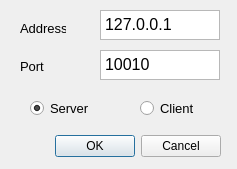
<?xml version="1.0" encoding="UTF-8"?>
<ui version="4.0">
 <class>connSettings</class>
 <widget class="QDialog" name="connSettings">
  <property name="geometry">
   <rect>
    <x>0</x>
    <y>0</y>
    <width>237</width>
    <height>169</height>
   </rect>
  </property>
  <property name="sizePolicy">
   <sizepolicy hsizetype="Fixed" vsizetype="Fixed">
    <horstretch>0</horstretch>
    <verstretch>0</verstretch>
   </sizepolicy>
  </property>
  <property name="windowTitle">
   <string>Dialog</string>
  </property>
  <widget class="QDialogButtonBox" name="buttonBox">
   <property name="geometry">
    <rect>
     <x>50</x>
     <y>130</y>
     <width>171</width>
     <height>32</height>
    </rect>
   </property>
   <property name="orientation">
    <enum>Qt::Horizontal</enum>
   </property>
   <property name="standardButtons">
    <set>QDialogButtonBox::Cancel|QDialogButtonBox::Ok</set>
   </property>
  </widget>
  <widget class="QPlainTextEdit" name="addressText">
   <property name="geometry">
    <rect>
     <x>100</x>
     <y>10</y>
     <width>120</width>
     <height>30</height>
    </rect>
   </property>
   <property name="sizePolicy">
    <sizepolicy hsizetype="Fixed" vsizetype="Fixed">
     <horstretch>0</horstretch>
     <verstretch>0</verstretch>
    </sizepolicy>
   </property>
   <property name="maximumSize">
    <size>
     <width>120</width>
     <height>30</height>
    </size>
   </property>
   <property name="font">
    <font>
     <pointsize>12</pointsize>
    </font>
   </property>
   <property name="verticalScrollBarPolicy">
    <enum>Qt::ScrollBarAlwaysOff</enum>
   </property>
   <property name="horizontalScrollBarPolicy">
    <enum>Qt::ScrollBarAlwaysOff</enum>
   </property>
   <property name="sizeAdjustPolicy">
    <enum>QAbstractScrollArea::AdjustIgnored</enum>
   </property>
   <property name="plainText">
    <string>127.0.0.1</string>
   </property>
  </widget>
  <widget class="QRadioButton" name="serverRadio">
   <property name="geometry">
    <rect>
     <x>30</x>
     <y>100</y>
     <width>82</width>
     <height>17</height>
    </rect>
   </property>
   <property name="font">
    <font>
     <pointsize>10</pointsize>
    </font>
   </property>
   <property name="text">
    <string>Server</string>
   </property>
   <property name="checked">
    <bool>true</bool>
   </property>
  </widget>
  <widget class="QRadioButton" name="clientRadio">
   <property name="geometry">
    <rect>
     <x>140</x>
     <y>100</y>
     <width>82</width>
     <height>17</height>
    </rect>
   </property>
   <property name="font">
    <font>
     <pointsize>10</pointsize>
    </font>
   </property>
   <property name="text">
    <string>Client</string>
   </property>
  </widget>
  <widget class="QLabel" name="label">
   <property name="geometry">
    <rect>
     <x>20</x>
     <y>20</y>
     <width>46</width>
     <height>16</height>
    </rect>
   </property>
   <property name="font">
    <font>
     <pointsize>10</pointsize>
    </font>
   </property>
   <property name="text">
    <string>Address</string>
   </property>
  </widget>
  <widget class="QLabel" name="label_2">
   <property name="geometry">
    <rect>
     <x>20</x>
     <y>60</y>
     <width>47</width>
     <height>13</height>
    </rect>
   </property>
   <property name="font">
    <font>
     <pointsize>10</pointsize>
    </font>
   </property>
   <property name="text">
    <string>Port</string>
   </property>
  </widget>
  <widget class="QPlainTextEdit" name="portText">
   <property name="geometry">
    <rect>
     <x>100</x>
     <y>50</y>
     <width>120</width>
     <height>30</height>
    </rect>
   </property>
   <property name="sizePolicy">
    <sizepolicy hsizetype="Fixed" vsizetype="Fixed">
     <horstretch>0</horstretch>
     <verstretch>0</verstretch>
    </sizepolicy>
   </property>
   <property name="maximumSize">
    <size>
     <width>120</width>
     <height>30</height>
    </size>
   </property>
   <property name="font">
    <font>
     <pointsize>12</pointsize>
    </font>
   </property>
   <property name="verticalScrollBarPolicy">
    <enum>Qt::ScrollBarAlwaysOff</enum>
   </property>
   <property name="horizontalScrollBarPolicy">
    <enum>Qt::ScrollBarAlwaysOff</enum>
   </property>
   <property name="sizeAdjustPolicy">
    <enum>QAbstractScrollArea::AdjustIgnored</enum>
   </property>
   <property name="plainText">
    <string>10010</string>
   </property>
  </widget>
 </widget>
 <resources/>
 <connections>
  <connection>
   <sender>buttonBox</sender>
   <signal>accepted()</signal>
   <receiver>connSettings</receiver>
   <slot>accept()</slot>
   <hints>
    <hint type="sourcelabel">
     <x>248</x>
     <y>254</y>
    </hint>
    <hint type="destinationlabel">
     <x>157</x>
     <y>274</y>
    </hint>
   </hints>
  </connection>
  <connection>
   <sender>buttonBox</sender>
   <signal>rejected()</signal>
   <receiver>connSettings</receiver>
   <slot>reject()</slot>
   <hints>
    <hint type="sourcelabel">
     <x>316</x>
     <y>260</y>
    </hint>
    <hint type="destinationlabel">
     <x>286</x>
     <y>274</y>
    </hint>
   </hints>
  </connection>
 </connections>
</ui>
